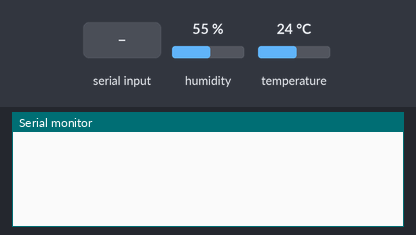
A sketch run on a simulated Arduino Uno, built with avr-gcc and run on an emulated ATmega328P. On the bench: the last lines printed to the serial monitor. Inputs (shaded band) come from the test bench; at power-on: humidity 55 %, temperature 24 °C. Random numbers use the default seed unless the sketch sets one.

Above: at 1.2 s.
1.3 s: "7" received over Serial
At 1.7 s:
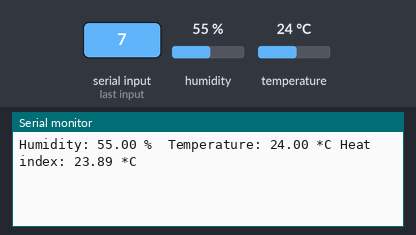
2.8 s: "8" received over Serial
At 3.2 s:
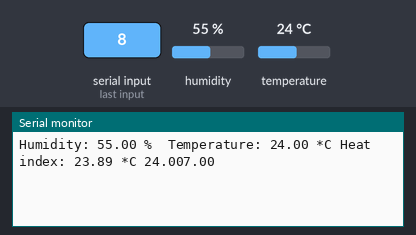

Measured:
- after the input at 1.3 s, the serial monitor: prints a new line at once (image 1)
- after the input at 2.8 s, the serial monitor: prints a new line at once (image 2)

The sketch:

solar3.ino
```cpp
#include "DHT.h"
#define DHTPIN 2
#define DHTTYPE DHT11
DHT dht(DHTPIN, DHTTYPE);
void setup() {
  Serial.begin(9600);
  dht.begin();
}

void loop()
{ char c;
  if (Serial.available())
  {
    c = Serial.read();
    if (c == '7')
    {
      readSensor();
    }
    if (c == '8')
    {
      readSensor2();
    }
  }
}
void readSensor() {
  float h = dht.readHumidity();
  float t = dht.readTemperature();
  if (isnan(h) || isnan(t)) {
    Serial.println("Failed to read from DHT sensor!");
    return;
  }
  float hic = dht.computeHeatIndex(t, h, false);
  Serial.print("Humidity: ");
  Serial.print(h);
  Serial.print(" %\t");
  Serial.print("Temperature: ");
  Serial.print(t);
  Serial.print(" *C ");
  Serial.print("Heat index: ");
  Serial.print(hic);
  Serial.print(" *C ");
}


void readSensor2() {
  float h = dht.readHumidity();
  float t = dht.readTemperature();
  if (isnan(h) || isnan(t)) {
    Serial.println("Failed to read from DHT sensor!");
    return;
  }
  float randnumber = random(0, 100);
  Serial.print(t);
  Serial.print(randnumber);


}
```
